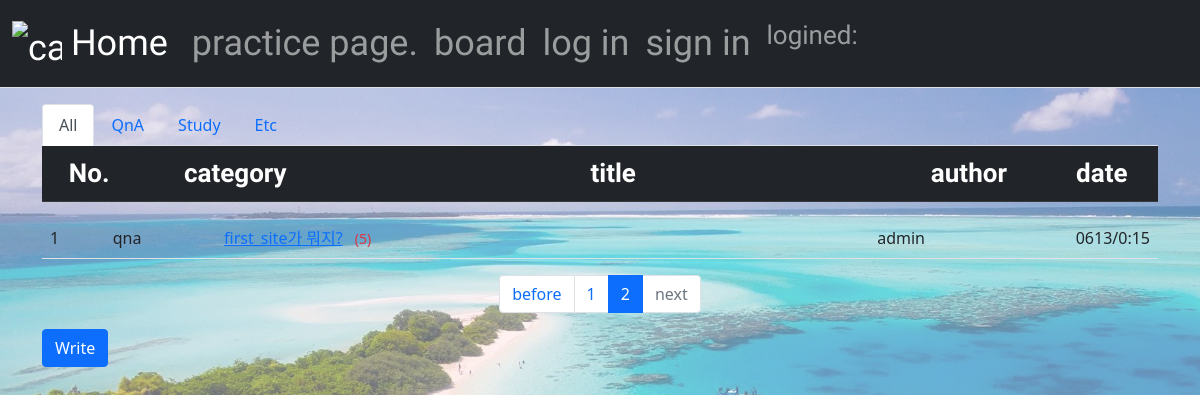
The app's page /first_site/board_list/?page=2 with its own data.
### first_site/models.py (models this page shows, shortened)
class Question(models.Model):
    category = models.CharField(max_length=100, default="etc", null=True, blank=True)
    author = models.ForeignKey(User, on_delete=models.CASCADE)
    subject = models.CharField(max_length=200)
    content = models.TextField()
    create_date = models.DateTimeField()
    modify_date = models.DateTimeField(null=True, blank=True)

### first_site/views.py (the view)
# urls.py: path('board_list/', views.board_list, name="board_list"),
def board_list(request):
    page = request.GET.get('page', '1')
    question_list = Question.objects.order_by('-create_date')
    qna_obj = Question.objects.filter(category="qna").order_by('-create_date')
    study_obj = Question.objects.filter(category="study").order_by('-create_date')
    etc_obj = Question.objects.filter(category="etc").order_by('-create_date')
    paginator = Paginator(question_list, 10)
    page_obj = paginator.get_page(page)
    paginator_qna = Paginator(qna_obj, 10)
    page_obj_qna = paginator_qna.get_page(page)
    paginator_study = Paginator(study_obj, 10)
    page_obj_study = paginator_study.get_page(page)
    paginator_etc = Paginator(etc_obj, 10)
    page_obj_etc = paginator_etc.get_page(page)
    context = {'question_list': page_obj, 'qna_list': page_obj_qna, 'study_list': page_obj_study, 'etc_list': page_obj_etc}
    return render(request, 'first_site/board_list.html', context)

### first_site/templatetags/first_site_filter.py (called while the page is built)
@register.filter
def sub(value, arg):
    return value - arg

### templates/first_site/board_list.html (shortened to what this page needs)
{% extends 'base.html' %}
{% load first_site_filter %}
{% block content %}
<div class="container my-3">
    <ul class="nav nav-tabs">
        <li class="nav-item">
            <a class="nav-link active" data-toggle="tab" href="#tab1">All</a>
        </li>
        <li class="nav-item">
            <a class="nav-link" data-toggle="tab" href="#tab2">QnA</a>
        </li>
        <li class="nav-item">
            <a class="nav-link" data-toggle="tab" href="#tab3">Study</a>
        </li>
        <li class="nav-item">
            <a class="nav-link" data-toggle="tab" href="#tab4">Etc</a>
        </li>
    </ul>
    <table class="table">
        <thead>
        <tr class="text-center table-dark lyc-font-s">
            <th>No.</th>
            <th>category</th>
            <th style="width:50%">title</th>
            <th>author</th>
            <th>date</th>
        </tr>
        </thead>
    </table>
    <div class="tab-content">
        <div class="tab-pane fade show active" id="tab1">
            <table class="table">
            <tbody>
                {% if question_list %}
                {% for question in question_list %}
                <tr>
                    <td>
                        {{ question_list.paginator.count|sub:question_list.start_index|sub:forloop.counter0|add:1 }}
                    </td>
                    <td>
                        {{question.category}}
                    </td>
                    <td style="width:50%">
                        <a href="{% url 'first_site:detail' question.id %}">{{ question.subject }}</a>
                        {% if question.answer_set.count > 0 %}
                        <span class="text-danger small mx-2">({{ question.answer_set.count }})</span>
                        {% endif %}
                    </td>
                    <td style="text-align: right;">{{question.author.username}}</td>
                    <td style="text-align: right;">{{ question.create_date|date:"md/G:i" }}</td>
                </tr>
                {% endfor %}
                {% else %}
                <tr>
                    <td colspan="5">게시글이 없습니다.</td>
                </tr>
                {% endif %}
            </tbody>
            </table>
        </div>
    </div>
    <ul class="pagination justify-content-center">
        {% if question_list.has_previous %}
        <li class="page-item">
            <a class="page-link" href="?page={{ board_list.previous_page_number }}">before</a>
        </li>
        {% else %}
        <li class="page-item disabled">
            <a class="page-link" tabindex="-1" aria-disabled="true" href="#">before</a>
        </li>
        {% endif %}
        {% for page_number in question_list.paginator.page_range %}
        {% if page_number == question_list.number %}
        <li class="page-item active" aria-current="page">
            <a class="page-link" href="?page={{ page_number }}">{{ page_number }}</a>
        </li>
        {% else %}
        <li class="page-item">
            <a class="page-link" href="?page={{ page_number }}">{{ page_number }}</a>
        </li>
        {% endif %}
        {% endfor %}
        {% if question_list.has_next %}
        <li class="page-item">
            <a class="page-link" href="?page={{ board_list.next_page_number }}">next</a>
        </li>
        {% else %}
        <li class="page-item disabled">
            <a class="page-link" tabindex="-1" aria-disabled="true" href="#">next</a>
        </li>
        {% endif %}
    </ul>
    <a href="{% url 'first_site:question_create' %}" class="btn btn-primary">Write</a>
</div>
{% endblock %}

### templates/base.html (style rules this page uses)
body::before { content:""; background-image: url("/static/beach.jpg"); background-size: cover; opacity: 0.6; position: absolute; top: 0px; left: 0px; right: 0px; bottom: 0px; z-index: -1; }
.lyc-font-s { font-family: 'Dongle', sans-serif; font-weight: 400; font-size: 26px; }

### templates/navbar.html (style rules this page uses)
ul { padding: 0; }
li { display: inline }

### records on screen
Question: paginator.count|sub "1", category "qna", subject "first_site가 뭐지?", answer_set.count "5", author.username "admin", create_date "0613/0:15"

### other values on screen
{{ page_number }} "1"
{{ page_number }} "2"
